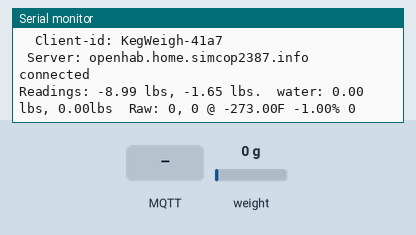
This program was run on a simulated ESP8266 (NodeMCU). On the bench: the last lines printed to the serial monitor. The inputs (shaded band) are chosen by the test bench; at power-on: weight on the scale 0 g. WiFi joins after 1.5 s; servers stay silent unless stated; random numbers use the default seed unless the program sets one; no MQTT or app messages arrive unless stated.

Above: at 2.8 s.
2.9 s: weight on the scale set to 100 g
At 4.0 s:
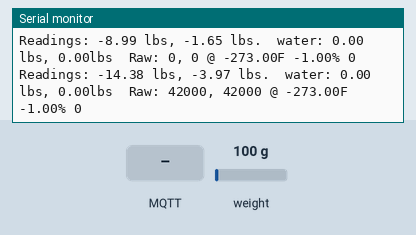
5.9 s: MQTT message "1" arrives on the first subscribed topic
At 6.6 s:
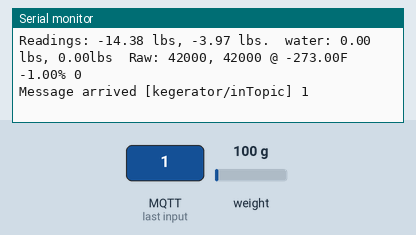
7.4 s: MQTT message "on" arrives on the first subscribed topic
At 8.1 s:
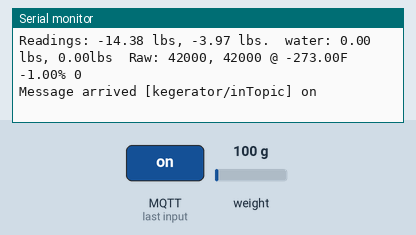
9.1 s: MQTT message "off" arrives on the first subscribed topic
At 10.1 s:
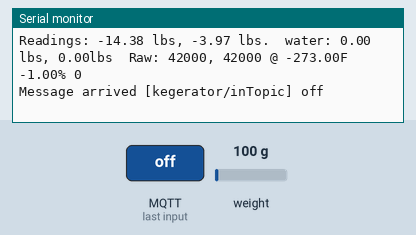
10.8 s: weight on the scale set to 1250 g
At 11.7 s:
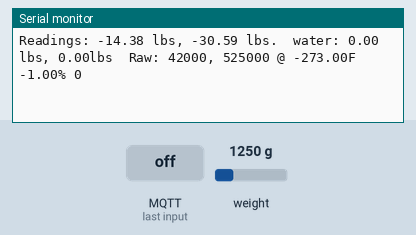
12.3 s: weight on the scale set to 2500 g
At 13.1 s:
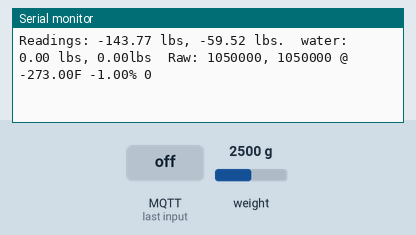
Timing chart, 0 to 15.3 s (numbered marks = the images above; inputs shaded):
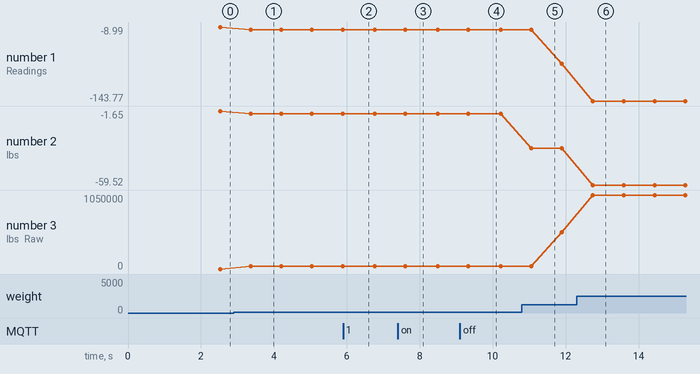

The program:

main.cpp
```cpp
#include <Arduino.h>
#include <HX711.h>

#include <ESP8266WiFi.h>
#include <DNSServer.h>
#include <ESP8266WebServer.h>
#include <WiFiManager.h>
#include <PubSubClient.h>

#include <DHT.h>

const char *mqtt_server = "openhab.home.simcop2387.info";
WiFiManager Wifi;

WiFiClient espClient;
PubSubClient mqtt(espClient);

#define DOUT D1
#define CLK  D2
#define DHTPIN D0

HX711 scale;
DHT dht(DHTPIN, DHT22);

const int averages = 4;

long zero_factor_ch_a = -70000;
long zero_factor_ch_b = -30000;

double calibration_ch_a = -171.75f / (0.35274f / 16.0f);
double calibration_ch_b = -400.0f / (0.35274f / 16.0f); // Guess

double keg_base_ch_a = 15.8f;
double keg_base_ch_b = 15.8f;

double reading_ch_a = 0.0;
double reading_ch_b = 0.0;
double water_ch_a = 0.0;
double water_ch_b = 0.0;
long  raw_ch_a = 0;
long  raw_ch_b = 0;

float temperature = -273.0f;
float humidity = -1.0f;

long last_temp = 0;

void get_readings() {
  // Get the readings
  scale.set_gain(128);
  raw_ch_a = scale.read_average(averages);
  scale.set_gain(32);
  raw_ch_b = scale.read_average(averages);

  // Scale appropriately
  reading_ch_b = ((float) raw_ch_b - zero_factor_ch_b) / calibration_ch_b;
  reading_ch_a = ((float) raw_ch_a - zero_factor_ch_a) / calibration_ch_a;

  // Calculate water weight
  water_ch_a = reading_ch_a - keg_base_ch_a;
  water_ch_a = water_ch_a > 0.0 ? water_ch_a : 0.0;

  water_ch_b = reading_ch_b - keg_base_ch_b;
  water_ch_b = water_ch_b > 0.0 ? water_ch_b : 0.0;

  if (millis() - last_temp > 60000) { // Read once per minute
    temperature = dht.readTemperature(true);
    humidity = dht.readHumidity();
    last_temp = millis();
  }
}

void mqtt_reconnect() {
  // Loop until we're reconnected
  while (!mqtt.connected()) {
    Serial.print("Attempting MQTT connection...");
    // Create a random client ID
    String clientId = "KegWeigh-";
    clientId += String(random(0xffff), HEX);
    Serial.print("\n  Client-id: ");
    Serial.println(clientId);
    Serial.print(" Server: ");
    Serial.println(mqtt_server);
    // Attempt to connect
    if (mqtt.connect(clientId.c_str())) {
      Serial.println("connected");
      // Once connected, publish an announcement...
      mqtt.publish("kegerator/outTopic", "hello world");
      // ... and resubscribe
      mqtt.subscribe("kegerator/inTopic");
    } else {
      Serial.print("failed, rc=");
      Serial.print(mqtt.state());
      Serial.println(" try again in 5 seconds");
      // Wait 5 seconds before retrying
      delay(5000);
    }
  }
}

void mqtt_callback(char* topic, byte* payload, unsigned int length) {
  Serial.print("Message arrived [");
  Serial.print(topic);
  Serial.print("] ");
  for (unsigned int i = 0; i < length; i++) {
    Serial.print((char)payload[i]);
  }
  Serial.println();

  // Switch on the LED if an 1 was received as first character
  if ((char)payload[0] == '1') {
    digitalWrite(LED_BUILTIN, LOW);   // Turn the LED on (Note that LOW is the voltage level
    // but actually the LED is on; this is because
    // it is active low on the ESP-01)
  } else {
    digitalWrite(LED_BUILTIN, HIGH);  // Turn the LED off by making the voltage HIGH
  }

}

void setup() {
  Serial.begin(9600);
  // set up the LCD's number of columns and rows:
  Serial.println("HX711 calibration sketch");
  Serial.println("Remove all weight from scale");
  Serial.println("After readings begin, place known weight on scale");
  Serial.println("Press + or a to increase calibration factor");
  Serial.println("Press - or z to decrease calibration factor");

  scale.begin(DOUT, CLK);
  dht.begin();

  Wifi.autoConnect("KegWeigher-MCU", "mandalorian");
  mqtt.setServer(mqtt_server, 1883);
  mqtt.setCallback(mqtt_callback);
}

#define SEND_MQTT(topic, format, var) { \
    length = snprintf(buffer, sizeof(buffer), format, var); \
    mqtt.publish(topic, buffer, length); \
  }

void mqtt_send_readings() {
  char buffer[128];
  long length = 0;

  SEND_MQTT("kegerator/weight_channel_a", "%0.02f", reading_ch_a);
  SEND_MQTT("kegerator/weight_channel_b", "%0.02f", reading_ch_b);
  SEND_MQTT("kegerator/water_channel_a", "%0.02f", water_ch_a);
  SEND_MQTT("kegerator/water_channel_b", "%0.02f", water_ch_b);
  SEND_MQTT("kegerator/raw_channel_a", "%ld", raw_ch_a);
  SEND_MQTT("kegerator/raw_channel_b", "%ld", raw_ch_b);


  SEND_MQTT("kegerator/temperature", "%0.02f", temperature);
  SEND_MQTT("kegerator/humidity", "%0.02f", humidity);
}

void loop() {
  if (!mqtt.connected()) {
    mqtt_reconnect();
  }

  mqtt.loop();

  get_readings();

  mqtt_send_readings();

  Serial.print("Readings: ");
  Serial.print(reading_ch_a);
  Serial.print(" lbs, ");
  Serial.print(reading_ch_b);
  Serial.print(" lbs.  water: ");
  Serial.print(water_ch_a);
  Serial.print(" lbs, ");
  Serial.print(water_ch_b);
  Serial.print("lbs  Raw: ");
  Serial.print(raw_ch_a);
  Serial.print(", ");
  Serial.print(raw_ch_b);
  Serial.print(" @ ");
  Serial.print(temperature);\
  Serial.print("F ");
  Serial.print(humidity);
  Serial.print("% ");
  Serial.print(last_temp);
  Serial.println();

}
```

Measured:
- after the input at 2.9 s, the serial monitor: prints a new line after 0.46 s (image 1)
- after the input at 5.9 s, the serial monitor: prints a new line at once (image 2)
- after the input at 7.4 s, the serial monitor: prints a new line after 0.24 s (image 3)
- after the input at 9.1 s, the serial monitor: prints a new line after 0.27 s (image 4)
- after the input at 10.8 s, the serial monitor: prints a new line after 0.26 s (image 5)
- after the input at 12.3 s, the serial monitor: prints a new line after 0.44 s (image 6)
- plotted number 1: -8.99 → -14.38 after the input at 2.9 s, -14.38 → -76.38 after the input at 10.8 s, -76.38 → -143.77 after the input at 12.3 s
- plotted number 2: -1.65 → -3.97 after the input at 2.9 s, -3.97 → -30.59 after the input at 10.8 s, -30.59 → -59.52 after the input at 12.3 s
